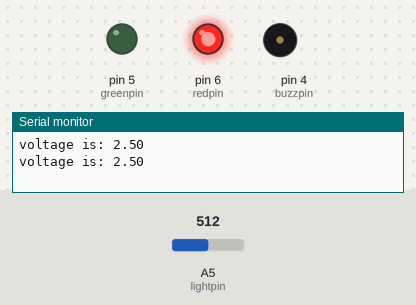
The sketch below on a simulated Arduino Uno, built with avr-gcc and run on an emulated ATmega328P. Shown: output pins drawn as LEDs (lit = HIGH), buzzer (waves = sounding, pin HIGH), the last lines printed to the serial monitor. The test bench sets the inputs (shaded band); at power-on: A5 (lightpin) = 512.

Above: at 0.96 s.
1.4 s: A5 (lightpin) set to 493
At 1.78 s:
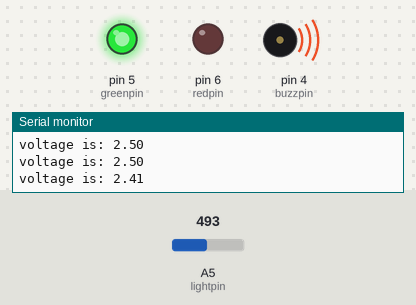
4.5 s: A5 (lightpin) set to 122
7.6 s: A5 (lightpin) set to 716
At 7.92 s:
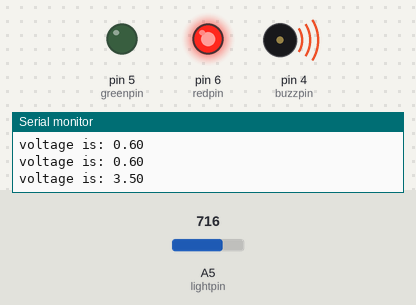
10.7 s: A5 (lightpin) set to 490
At 11.78 s:
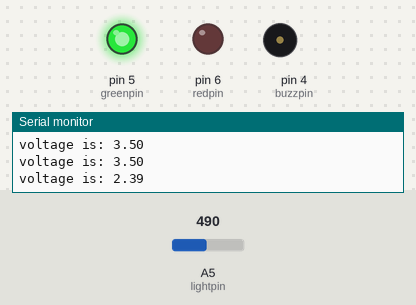
Timing chart, 0 to 14.8 s (numbered marks = the images above; inputs shaded):
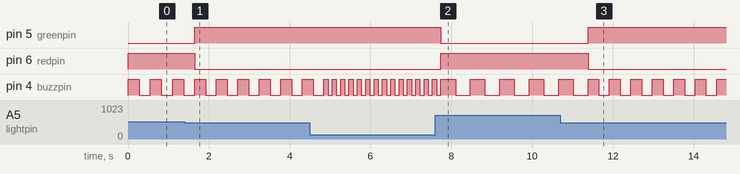

Measured:
- the behaviour switches between 501 and 500 on A5 (lightpin) (found by bisection; images 0 and 1)
- after the input at 1.4 s, pin 5 (greenpin): LOW → HIGH after 0.25 s; pin 6 (redpin): HIGH → LOW after 0.25 s
- after the input at 7.6 s, pin 5 (greenpin): HIGH → LOW after 0.14 s; pin 6 (redpin): LOW → HIGH after 0.14 s
- after the input at 10.7 s, pin 5 (greenpin): LOW → HIGH after 0.69 s; pin 6 (redpin): HIGH → LOW after 0.69 s
- by itself, pin 4 (buzzpin): repeats every 0.53 s: HIGH 0.27 s, LOW 0.27 s

The sketch:

photo_resistor1.ino
```cpp
int lightpin =A5;
int redpin = 6;
int greenpin = 5;
int buzzpin =4;
int photoval;
int dt=200;

int delayt;

void setup()
{
  pinMode(lightpin, INPUT);
  pinMode(redpin, OUTPUT);
  pinMode(greenpin, OUTPUT);
  pinMode(buzzpin, OUTPUT);
  Serial.begin(9600);
}

void readphotoval(){
  photoval= analogRead(lightpin);
  float volt = photoval * (5.0 / 1023.0);
  Serial.print("voltage is: ");
  Serial.println(volt);

}
void ledindicat(){
	if(photoval>500){
  	digitalWrite(redpin,HIGH);
    digitalWrite(greenpin,LOW);
  }
  else{
    digitalWrite(redpin,LOW);
    digitalWrite(greenpin,HIGH);
  }
}

void buzztone(){
  	delayt = map(photoval, 0, 1023, 50, 500);
  	digitalWrite(buzzpin,HIGH);
  	delay(delayt);
  	digitalWrite(buzzpin,LOW);
  	delay(delayt);
}
void loop()
{
  readphotoval();
  ledindicat();
  buzztone();

}
```
